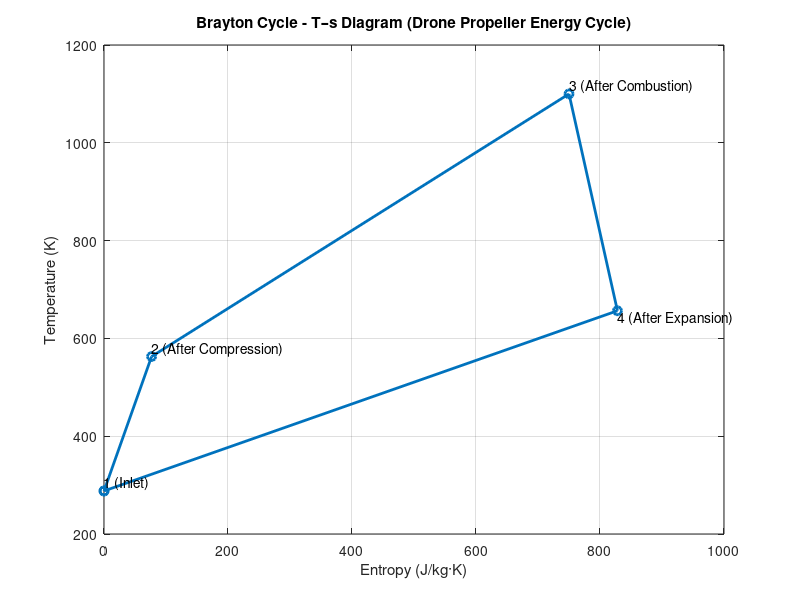
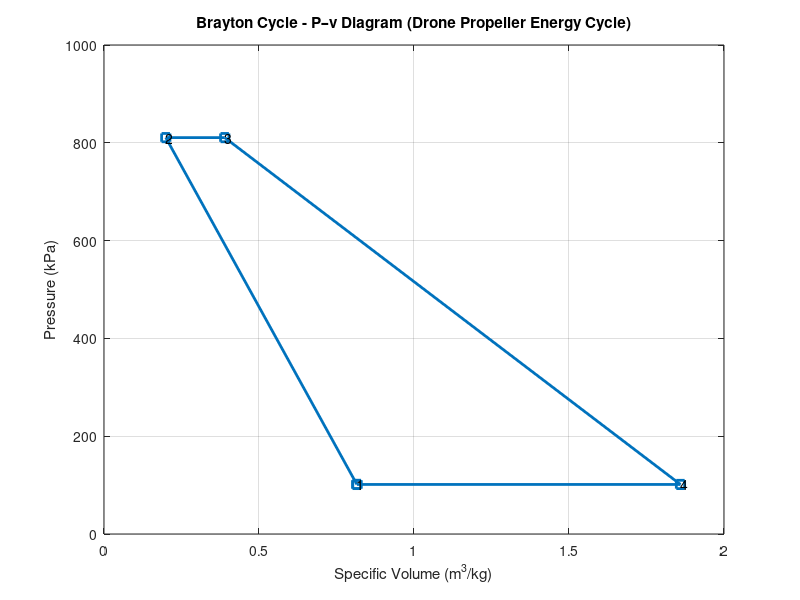
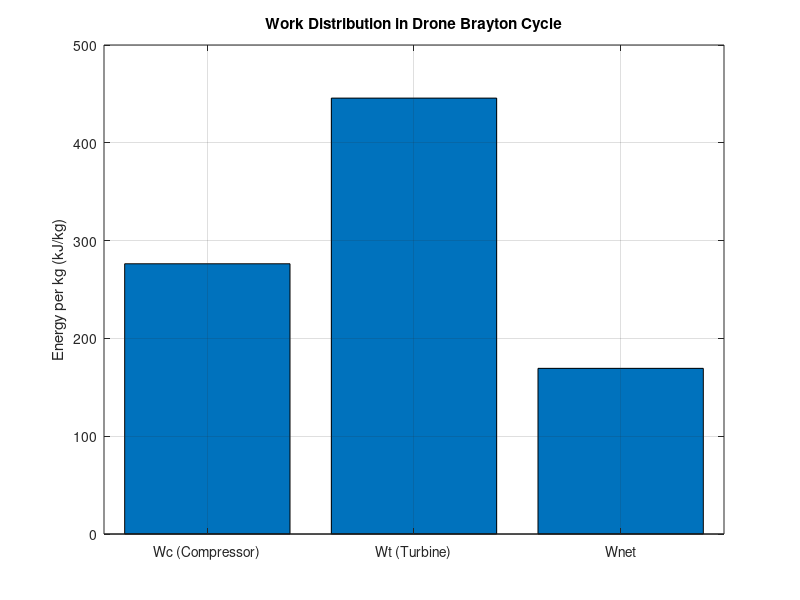
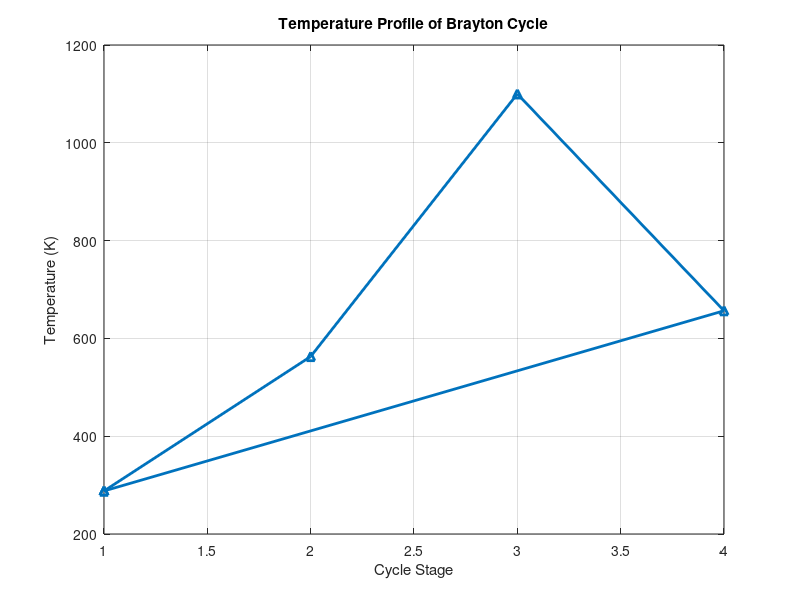

Reproduce these figures in MATLAB, in order.


% --- GIVEN PARAMETERS --------------------------------------
gamma = 1.4;          % Ratio of specific heats for air
cp = 1005;            % Specific heat at constant pressure [J/kg·K]
R = 287;              % Gas constant [J/kg·K]

T1 = 288;             % K - Inlet temperature (ambient ~15°C)
P1 = 101325;          % Pa - Inlet pressure (1 atm)
rp = 8;               % Compressor pressure ratio (P2/P1)
eta_c = 0.85;         % Compressor efficiency
eta_t = 0.90;         % Turbine efficiency
Tmax = 1100;          % K - Maximum cycle temperature (combustor exit)

% --- 1. ISENTROPIC COMPRESSION ------------------------------
P2 = rp * P1;         % Compressor outlet pressure
T2s = T1 * (rp)^((gamma-1)/gamma);   % Isentropic outlet T
T2 = T1 + (T2s - T1)/eta_c;          % Actual outlet T

% --- 2. CONSTANT PRESSURE HEAT ADDITION ---------------------
T3 = Tmax;             % Combustion chamber exit T
P3 = P2;               % Constant pressure

% --- 3. ISENTROPIC EXPANSION -------------------------------
% Find P4 using pressure ratio equal to P1
P4 = P1;
T4s = T3 * (P4/P3)^((gamma-1)/gamma);
T4 = T3 - eta_t*(T3 - T4s);

% --- 4. CALCULATE WORKS AND HEATS ---------------------------
Wc = cp*(T2 - T1);           % Compressor work (J/kg)
Wt = cp*(T3 - T4);           % Turbine work (J/kg)
Qin = cp*(T3 - T2);          % Heat added (J/kg)
Qout = cp*(T4 - T1);         % Heat rejected (J/kg)
Wnet = Wt - Wc;              % Net work output (J/kg)
eta_th = Wnet / Qin;         % Thermal efficiency

% --- 5. DISPLAY RESULTS ------------------------------------
fprintf('--- Brayton Cycle (Drone Propeller Energy Cycle) ---\n');
fprintf('Compressor Pressure Ratio: %.2f\n', rp);
fprintf('T1 = %.1f K | T2 = %.1f K | T3 = %.1f K | T4 = %.1f K\n', T1,T2,T3,T4);
fprintf('Net Work = %.1f kJ/kg\n', Wnet/1000);
fprintf('Thermal Efficiency = %.2f %%\n', eta_th*100);
fprintf('---------------------------------------------------\n');

% --- 6. PLOT T-s AND P-v DIAGRAMS ---------------------------

% Entropy changes (approx using ideal gas relations)
s12 = cp*log(T2/T1) - R*log(P2/P1);
s23 = cp*log(T3/T2);
s34 = cp*log(T4/T3) - R*log(P4/P3);
s41 = cp*log(T1/T4);

s1 = 0;
s2 = s1 + s12;
s3 = s2 + s23;
s4 = s3 + s34;

T = [T1 T2 T3 T4 T1];
s = [s1 s2 s3 s4 s1];

% Plot 1: Temperature–Entropy (T–s) diagram
figure(1)
plot(s, T, '-o','LineWidth',2)
xlabel('Entropy (J/kg·K)')
ylabel('Temperature (K)')
title('Brayton Cycle - T–s Diagram (Drone Propeller Energy Cycle)')
grid on
text(s1, T1, '1 (Inlet)','VerticalAlignment','bottom')
text(s2, T2, '2 (After Compression)','VerticalAlignment','bottom')
text(s3, T3, '3 (After Combustion)','VerticalAlignment','bottom')
text(s4, T4, '4 (After Expansion)','VerticalAlignment','top')

% Approximate specific volume at each state
v1 = R*T1/P1;
v2 = R*T2/P2;
v3 = R*T3/P3;
v4 = R*T4/P4;
v = [v1 v2 v3 v4 v1];
P = [P1 P2 P3 P4 P1];

% Plot 2: Pressure–Volume (P–v) diagram
figure(2)
plot(v, P/1000, '-s','LineWidth',2)
xlabel('Specific Volume (m^3/kg)')
ylabel('Pressure (kPa)')
title('Brayton Cycle - P–v Diagram (Drone Propeller Energy Cycle)')
grid on
text(v1, P1/1000, '1')
text(v2, P2/1000, '2')
text(v3, P3/1000, '3')
text(v4, P4/1000, '4')

% Plot 3: Work vs Heat flow (bar chart)
figure(3)
bar([Wc/1000, Wt/1000, Wnet/1000])
set(gca,'XTickLabel',{'Wc (Compressor)','Wt (Turbine)','Wnet'})
ylabel('Energy per kg (kJ/kg)')
title('Work Distribution in Drone Brayton Cycle')
grid on

% Plot 4: Temperature profile
figure(4)
states = [1 2 3 4 1];
plot(states,[T1 T2 T3 T4 T1],'-^','LineWidth',2)
xlabel('Cycle Stage')
ylabel('Temperature (K)')
title('Temperature Profile of Brayton Cycle')
grid on
